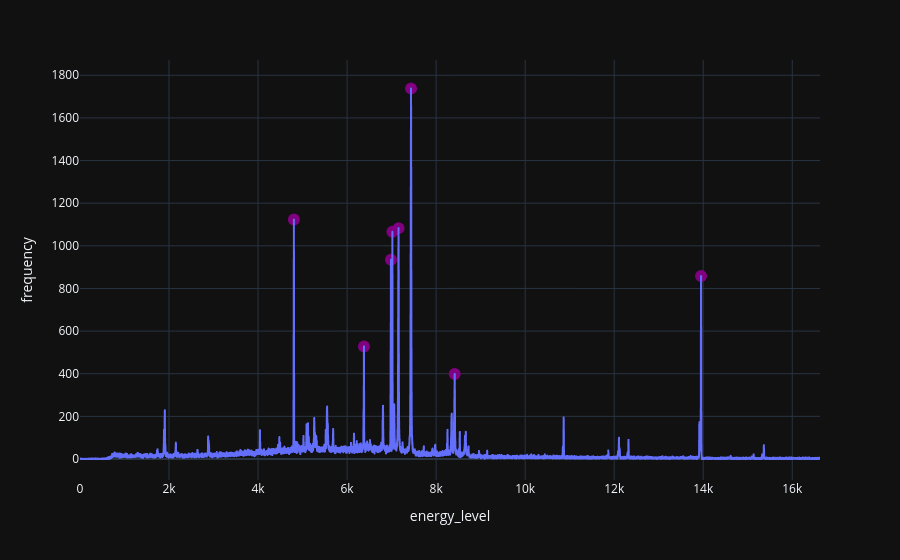
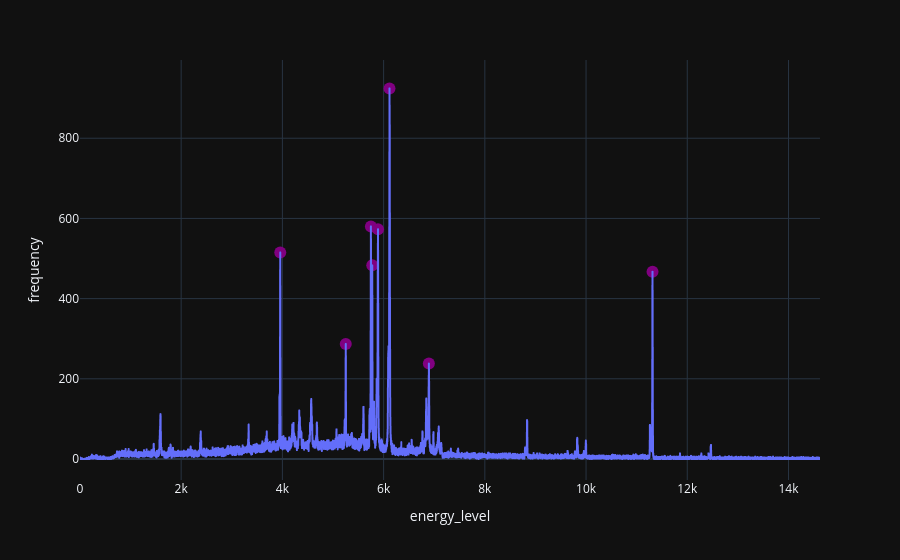

The cell these charts' notebook holds for them, in order:
### Markdown cell above
##### Making sense of this graphically

### Code cell
plot_spectra_on_histogram(chan1['counts'], chan1['midpoints'], chan1['prominent_peak_indices']).show()
plot_spectra_on_histogram(chan45['counts'], chan45['midpoints'], chan45['prominent_peak_indices']).show()

### Figure 1 — Plotly figure (JSON) as saved in the notebook; plotly's stock layout.template omitted (floating-point values rounded to 4 significant figures; data arrays with more than 128 entries replaced by an {"elided": "..."} marker saying what was removed)
{"data": [{"hovertemplate": "energy_level=%{x}<br>frequency=%{y}<extra></extra>", "legendgroup": "", "line": {"color": "#636efa", "dash": "solid"}, "marker": {"symbol": "circle"}, "mode": "lines", "name": "", "showlegend": false, "type": "scattergl", "x": {"elided": "10000 float values"}, "xaxis": "x", "y": {"elided": "10000 int values"}, "yaxis": "y"}, {"hovertemplate": "x=%{x}<br>y=%{y}<extra></extra>", "legendgroup": "", "marker": {"color": "purple", "size": 12, "symbol": "circle"}, "mode": "markers", "name": "", "orientation": "v", "showlegend": false, "type": "scatter", "x": [8418.0, 6380.0, 13950.0, 6986.0, 7018.0, 7156.0, 4805.0, 7437.0], "xaxis": "x", "y": [399, 528, 858, 935, 1066, 1083, 1123, 1738], "yaxis": "y"}], "layout": {"legend": {"tracegroupgap": 0}, "margin": {"t": 60}, "xaxis": {"anchor": "y", "domain": [0, 1], "title": {"text": "energy_level"}}, "yaxis": {"anchor": "x", "domain": [0, 1], "title": {"text": "frequency"}}}}

### Figure 2 — Plotly figure (JSON) as saved in the notebook; plotly's stock layout.template omitted (floating-point values rounded to 4 significant figures; data arrays with more than 128 entries replaced by an {"elided": "..."} marker saying what was removed)
{"data": [{"hovertemplate": "energy_level=%{x}<br>frequency=%{y}<extra></extra>", "legendgroup": "", "line": {"color": "#636efa", "dash": "solid"}, "marker": {"symbol": "circle"}, "mode": "lines", "name": "", "showlegend": false, "type": "scattergl", "x": {"elided": "10000 float values"}, "xaxis": "x", "y": {"elided": "10000 int values"}, "yaxis": "y"}, {"hovertemplate": "x=%{x}<br>y=%{y}<extra></extra>", "legendgroup": "", "marker": {"color": "purple", "size": 12, "symbol": "circle"}, "mode": "markers", "name": "", "orientation": "v", "showlegend": false, "type": "scatter", "x": [6894.0, 5252.0, 5776.0, 11310.0, 3958.0, 5890.0, 5749.0, 6116.0], "xaxis": "x", "y": [238, 287, 483, 467, 515, 573, 580, 924], "yaxis": "y"}], "layout": {"legend": {"tracegroupgap": 0}, "margin": {"t": 60}, "xaxis": {"anchor": "y", "domain": [0, 1], "title": {"text": "energy_level"}}, "yaxis": {"anchor": "x", "domain": [0, 1], "title": {"text": "frequency"}}}}
